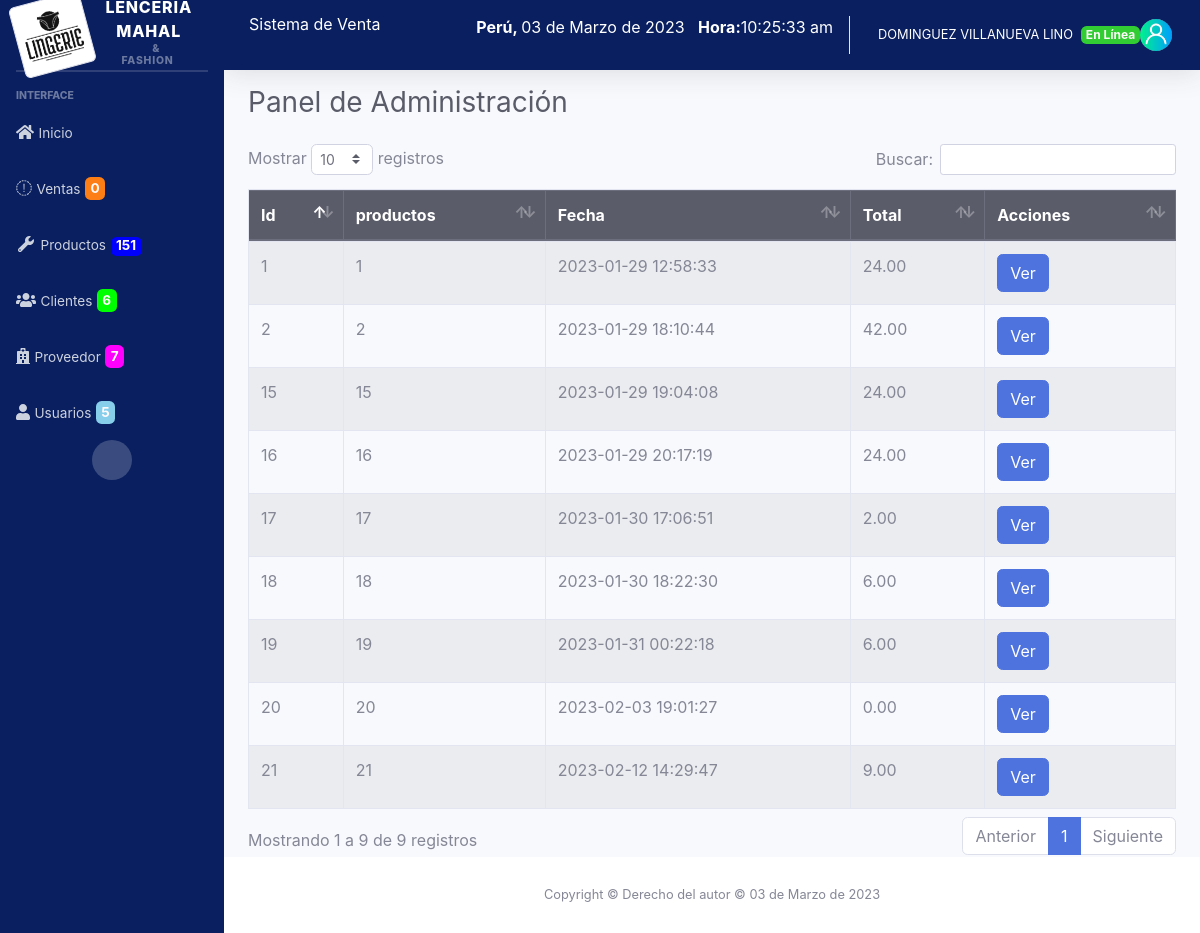
The app's page /sistema/ventas.php (signed in) with its own data.
### tables this page shows
CREATE TABLE `factura` (
  `nofactura` int(11) NOT NULL,
  `fecha` datetime NOT NULL DEFAULT current_timestamp(),
  `usuario` int(11) NOT NULL,
  `codcliente` int(11) NOT NULL,
  `totalfactura` decimal(10,2) NOT NULL,
  `estado` int(11) NOT NULL DEFAULT 1
);

### sistema/ventas.php (the view, shortened to what this page needs)
<?php include_once "includes/header.php"; ?>
<div class="container-fluid">
	<div class="d-sm-flex align-items-center justify-content-between mb-4">
		<h1 class="h3 mb-0 text-gray-800">Panel de Administración</h1>
	</div>
	<div class="row">
		<div class="col-lg-12">
			<div class="table-responsive">
				<table class="table table-striped table-bordered" id="table">
					<thead class="thead-dark">
						<tr>
							<th>Id</th>
							<th>productos</th>
							<th>Fecha</th>
							<th>Total</th>
							<th>Acciones</th>
						</tr>
					</thead>
					<tbody>
						<?php
						require "../conexion.php";
						$query = mysqli_query($conexion, "SELECT nofactura, fecha,codcliente, totalfactura FROM factura ORDER BY nofactura DESC ");
						$cli = mysqli_num_rows($query);
						if ($cli > 0) {
							while ($dato = mysqli_fetch_array($query)) {
						?>
								<tr>
									<td><?php echo $dato['nofactura']; ?></td>
									<td><?php echo $dato['nofactura']; ?></td>
									<td><?php echo $dato['fecha']; ?></td>
									<td><?php echo $dato['totalfactura']; ?></td>
									<td>
										<button type="button" class="btn btn-primary view_factura" cl="<?php echo $dato['codcliente'];  ?>" f="<?php echo $dato['nofactura']; ?>">Ver</button>
									</td>
								</tr>
						<?php }
						} ?>
					</tbody>
				</table>
			</div>
		</div>
	</div>
</div>
</div>
<?php include_once "includes/footer.php"; ?>

### records on screen
factura: nofactura "21", fecha "2023-02-12 14:29:47", totalfactura "9.00"
factura: nofactura "20", fecha "2023-02-03 19:01:27", totalfactura "0.00"
factura: nofactura "19", fecha "2023-01-31 00:22:18", totalfactura "6.00"
factura: nofactura "18", fecha "2023-01-30 18:22:30", totalfactura "6.00"
factura: nofactura "17", fecha "2023-01-30 17:06:51", totalfactura "2.00"
factura: nofactura "16", fecha "2023-01-29 20:17:19", totalfactura "24.00"
factura: nofactura "15", fecha "2023-01-29 19:04:08", totalfactura "24.00"
factura: nofactura "2", fecha "2023-01-29 18:10:44", totalfactura "42.00"
factura: nofactura "1", fecha "2023-01-29 12:58:33", totalfactura "24.00"

### other values on screen
$data['ventas'] "0"
$data['productos'] "151"
$data['clientes'] "6"
$data['proveedores'] "7"
$data['usuarios'] "5"
fechaPeru('') "03 de Marzo de 2023"
$_SESSION['nombre'] "DOMINGUEZ VILLANUEVA LINO"
fechaPeru() "03 de Marzo de 2023"
